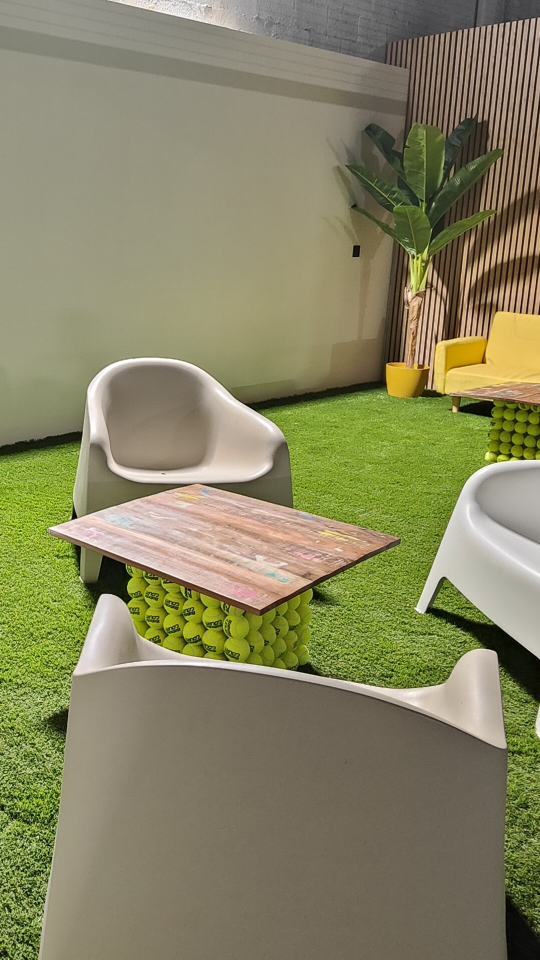
#> input picture template_story_creneaux.jpg, 1080 x 1920 px (shown at 1/2 size)
$ python add_white_circles.py
#> lines starting #> are read from the running program, lines starting #| are printed output that depends on the picture
from pathlib import Path
from PIL import Image, ImageDraw, ImageFont, ImageOps

# ==============================================================================
# CONFIGURATION ET CONSTANTES
# ==============================================================================
# Couleurs au format RGB
COLOR_WHITE = (255, 255, 255)
COLOR_BLACK = (0, 0, 0)
COLOR_GOLD = (255, 215, 0)
COLOR_GREEN = (0, 180, 0)
COLOR_RED = (220, 50, 50)
COLOR_DISABLED_BG = (200, 200, 200)

# Noms de colonnes pour les créneaux horaires
COLUMN_LABELS = ["MIDI", "APRES-MIDI", "SOIREE", "DEM. MATIN"]

# Polices de caractères prioritaires
PREFERRED_FONTS = [
    "Montserrat-Bold.ttf",
    "MontserratAlternates-Bold.ttf",
    "Montserrat-Regular.ttf",
    "MontserratAlternates-Regular.ttf",
    "Montserrat.ttf",
    "montserrat.ttf",
    "arial.ttf",
]


# ==============================================================================
# FONCTIONS UTILITAIRES
# ==============================================================================
def find_single_jpg(path: Path) -> Path:
    """Recherche l'image template source dans le dossier spécifié."""
    jpg_files = sorted(path.glob("template_story_creneaux.jpg"))
    candidate_files = [p for p in jpg_files if "_with_" not in p.stem.lower()]

    if len(candidate_files) == 1:
        return candidate_files[0]
    if len(jpg_files) == 1:
        return jpg_files[0]

    raise FileNotFoundError(f"Fichier .jpg source introuvable dans {path}")


def load_font(name: str | None, size: int, bold: bool = False) -> ImageFont.FreeTypeFont | ImageFont.ImageFont:
    """
    Charge une police Truetype par nom spécifique ou via la liste de secours.
    Retourne la police par défaut de PIL si aucune police n'est disponible.
    """
    # 1. Tentative de chargement par nom spécifique s'il est fourni
    if name:
        try:
            return ImageFont.truetype(name, size)
        except Exception:
            pass

    # 2. Recherche dans la liste de polices prioritaires
    candidates = PREFERRED_FONTS if bold else reversed(PREFERRED_FONTS)
    for font_name in candidates:
        try:
            return ImageFont.truetype(font_name, size)
        except Exception:
            continue

    # 3. Fallback sur la police PIL par défaut
    return ImageFont.load_default()


def calculate_grid_metrics(width: int, height: int, rows: int = 6, cols: int = 4) -> dict:
    """
    Calcule toutes les métriques géométriques pour la grille de créneaux.
    Permet d'éviter la redondance des formules dans les fonctions de dessin.
    """
    top_margin = height * 0.31
    bottom_margin = height * 0.08
    left_margin = width * 0.07
    right_margin = width * 0.07

    usable_width = width - left_margin - right_margin
    usable_height = (height - top_margin - bottom_margin) * 0.92

    cell_width = usable_width / cols
    cell_height = usable_height / rows

    return {
        "top_margin": top_margin,
        "left_margin": left_margin,
        "usable_height": usable_height,
        "cell_width": cell_width,
        "cell_height": cell_height,
        "size_w": cell_width * 0.88,
        "size_h": cell_height * 0.89,
        "rows": rows,
        "cols": cols,
    }


# ==============================================================================
# COMPOSANTS VISUELS (EN-TÊTE, GRILLE, PIED DE PAGE)
# ==============================================================================
def add_header_logo(image: Image.Image, logo_path: Path) -> None:
    """Superpose le logo et dessine les titres en haut de l'image (modifie l'image en place)."""
    if not logo_path.exists():
        print(f"Fichier Logo introuvable : {logo_path}")
        return

    # Redimensionnement et collage du logo
    logo = Image.open(logo_path).convert("RGBA")
    max_height = int(image.height * 0.17)
    logo = ImageOps.contain(logo, (image.width, max_height))

    x_logo = (image.width - logo.width) // 2
    y_logo = int(image.height * 0.005)
    image.paste(logo, (x_logo, y_logo), logo)

    # Configuration des textes de l'en-tête
    draw = ImageDraw.Draw(image)
    font_title = load_font("JandaManateeSolid.ttf", max(24, int(image.height * 0.036)))

    title_text = "NOS CRENEAUX DISPONIBLES"
    sub_text = "TERRAINS DOUBLES"

    # Dessin du titre principal
    bbox_title = draw.textbbox((0, 0), title_text, font=font_title)
    draw.text(
        ((image.width - (bbox_title[2] - bbox_title[0])) // 2, logo.height * 1.05),
        title_text,
        fill=COLOR_GOLD,
        font=font_title,
    )

    # Dessin du sous-titre
    bbox_sub = draw.textbbox((0, 0), sub_text, font=font_title)
    draw.text(
        ((image.width - (bbox_sub[2] - bbox_sub[0])) // 2, logo.height * 1.35),
        sub_text,
        fill=COLOR_BLACK,
        font=font_title,
    )


def draw_schedule_grid(image: Image.Image, schedule_items: list[tuple[str, str]]) -> None:
    """Dessine la grille complète : séparateurs, arrière-plans (squircles), en-têtes et textes (modifie l'image en place)."""
    draw = ImageDraw.Draw(image)
    metrics = calculate_grid_metrics(image.width, image.height)

    cols, rows = metrics["cols"], metrics["rows"]
    cell_w, cell_h = metrics["cell_width"], metrics["cell_height"]
    size_w, size_h = metrics["size_w"], metrics["size_h"]
    top_margin, left_margin = metrics["top_margin"], metrics["left_margin"]

    # 1. Dessin des lignes séparatrices verticales entre colonnes
    separator_width = max(2, int(image.width * 0.006))
    for col in range(1, cols):
        sep_x = left_margin + col * cell_w
        draw.line(
            (sep_x, top_margin, sep_x, top_margin + metrics["usable_height"]),
            fill=COLOR_GOLD,
            width=separator_width,
        )

    # 2. Dessin des cartes d'arrière-plan (squircles/rounded rectangles)
    radius = int(min(size_w, size_h) * 0.24)
    for row in range(rows):
        for col in range(cols):
            idx = col * rows + row
            status = schedule_items[idx][1] if idx < len(schedule_items) else "Disponible"
            is_available = status.lower().startswith("disponible")
            fill_color = COLOR_WHITE if is_available else COLOR_DISABLED_BG

            x_center = left_margin + (col + 0.5) * cell_w
            y_center = top_margin + (row + 0.5) * cell_h

            draw.rounded_rectangle(
                (x_center - size_w / 2, y_center - size_h / 2, x_center + size_w / 2, y_center + size_h / 2),
                radius=radius,
                fill=fill_color,
                outline=COLOR_WHITE,
            )

    # 3. Dessin des en-têtes de colonnes (MIDI, APRES-MIDI, etc.)
    font_header = load_font(None, max(12, int(cell_w * 0.14)), bold=True)
    for col, label in enumerate(COLUMN_LABELS):
        x_center = left_margin + (col + 0.5) * cell_w
        y_pos = top_margin - int(image.height * 0.02)
        bbox = draw.textbbox((0, 0), label, font=font_header)
        text_w = bbox[2] - bbox[0]
        draw.text((x_center - text_w / 2, y_pos), label, fill=COLOR_WHITE, font=font_header)

    # 4. Dessin du contenu des cellules (Horaires et Statuts/Croix)
    time_font = load_font(None, max(16, int(min(size_w, size_h) * 0.32)), bold=True)
    status_font = load_font(None, max(12, int(min(size_w, size_h) * 0.18)), bold=False)

    for idx, (time_text, status_text) in enumerate(schedule_items[: rows * cols]):
        col = idx // rows
        row = idx % rows
        x_center = left_margin + (col + 0.5) * cell_w
        y_center = top_margin + (row + 0.5) * cell_h

        # Dessin du texte de l'heure
        t_bbox = draw.textbbox((0, 0), time_text, font=time_font)
        t_w, t_h = t_bbox[2] - t_bbox[0], t_bbox[3] - t_bbox[1]
        draw.text(
            (x_center - t_w / 2, y_center - t_h / 2 - int(size_h * 0.2)),
            time_text,
            fill=COLOR_BLACK,
            font=time_font,
        )

        # Dessin du statut ("Disponible" ou Croix d'indisponibilité)
        if status_text.lower().startswith("disponible"):
            s_bbox = draw.textbbox((0, 0), status_text, font=status_font)
            s_w, s_h = s_bbox[2] - s_bbox[0], s_bbox[3] - s_bbox[1]
            draw.text(
                (x_center - s_w / 2, y_center + int(size_h * 0.2) - s_h / 2),
                status_text,
                fill=COLOR_GREEN,
                font=status_font,
            )
        else:
            cross_size = int(min(size_w, size_h) * 0.18)
            thickness = max(2, int(cross_size * 0.18))
            cx, cy = x_center, y_center + int(size_h * 0.2)

            draw.line((cx - cross_size / 2, cy - cross_size / 2, cx + cross_size / 2, cy + cross_size / 2), fill=COLOR_RED, width=thickness)
            draw.line((cx - cross_size / 2, cy + cross_size / 2, cx + cross_size / 2, cy - cross_size / 2), fill=COLOR_RED, width=thickness)


def add_footer(image: Image.Image, footer_path: Path) -> None:
    """Superpose le bandeau de bas de page et ses textes de réassurance (modifie l'image en place)."""
    if not footer_path.exists():
        print(f"Fichier Footer introuvable : {footer_path}")
        return

    # Intégration de l'image de fond du footer
    footer = Image.open(footer_path).convert("RGBA")
    footer = ImageOps.contain(footer, (int(image.width * 1.0), int(image.height * 0.16)))

    x_footer = (image.width - footer.width) // 2
    y_footer = image.height - footer.height
    image.paste(footer, (x_footer, y_footer), footer)

    # Configuration et dessin des textes d'appel à l'action
    draw = ImageDraw.Draw(image)
    main_font = load_font("JandaManateeSolid.ttf", max(20, int(image.height * 0.035)))
    sub_font = load_font(None, max(16, int(image.height * 0.02)), bold=False)

    text_main = "Réservez votre créneau en ligne !"
    text_sub = "Apple Store, Google Play ou site internet en bio !"

    # Texte principal (doré)
    bbox_m = draw.textbbox((0, 0), text_main, font=main_font)
    text_y = image.height - int(image.height * 0.081)
    draw.text(((image.width - (bbox_m[2] - bbox_m[0])) // 2, text_y), text_main, fill=COLOR_GOLD, font=main_font)

    # Texte secondaire (blanc)
    bbox_s = draw.textbbox((0, 0), text_sub, font=sub_font)
    draw.text(
        ((image.width - (bbox_s[2] - bbox_s[0])) // 2, text_y + int(image.height * 0.05)),
        text_sub,
        fill=COLOR_WHITE,
        font=sub_font,
    )


# ==============================================================================
# PIPELINE PRINCIPAL
# ==============================================================================
def main() -> None:
    folder = Path.cwd()
    image_path = find_single_jpg(folder)

    # Ouverture de l'image de base en RGBA unique pour tout le pipeline
    canvas = Image.open(image_path).convert("RGBA")

    # Données des créneaux
    schedule_items = [
        ("10h30", "Disponible"), ("11h00", "Disponible"), ("12h00", "Disponible"),
        ("12h30", "Disponible"), ("13h30", "Indisponible"), ("14h00", "Indisponible"),
        ("14h30", "Disponible"), ("15h00", "Disponible"), ("16h30", "Indisponible"),
        ("17h00", "Disponible"), ("18h00", "Disponible"), ("18h30", "Indisponible"),
        ("19h30", "Indisponible"), ("20h00", "Indisponible"), ("21h00", "Disponible"),
        ("21h30", "Disponible"), ("22h30", "Disponible"), ("23h00", "Indisponible"),
        ("06h00", "Disponible"), ("06h30", "Disponible"), ("07h30", "Indisponible"),
        ("08h00", "Disponible"), ("09h00", "Disponible"), ("09h30", "Disponible"),
    ]

    # Application séquentielle des éléments
    draw_schedule_grid(canvas, schedule_items)
#> the loop in draw_schedule_grid, `for col, label in enumerate(COLUMN_LABELS):` made 4 passes
#> (bbox, text_w) on passes 1 to 4: ((0, 7, 71, 30), 71), ((0, 7, 187, 30), 187), ((0, 7, 118, 30), 118), ((0, 7, 193, 30), 193)
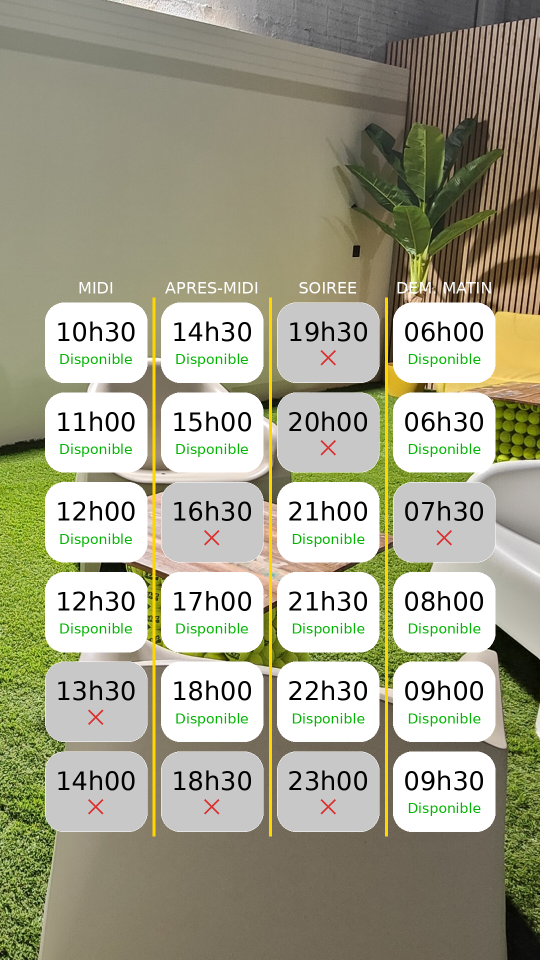
#> canvas: PIL image 1080x1920 RGBA (shown at 1/2 size); mean R, G, B, A 164.6, 163.4, 141.5, 255
    add_footer(canvas, folder / "Footer.png")
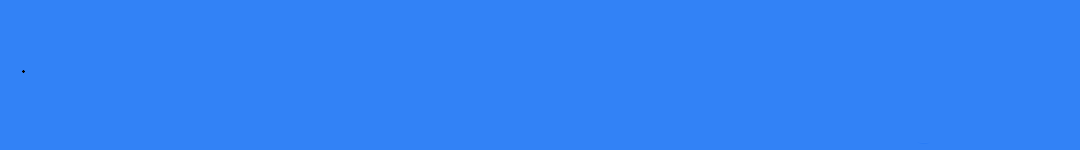
#> input picture Footer.png, 1080 x 150 px
#> in add_footer, footer is the input picture: PIL image 1080x150 RGBA; mean R, G, B, A 50, 130, 246, 255
#> in add_footer, `image.paste(footer, (x_footer, y_footer), footer)`:
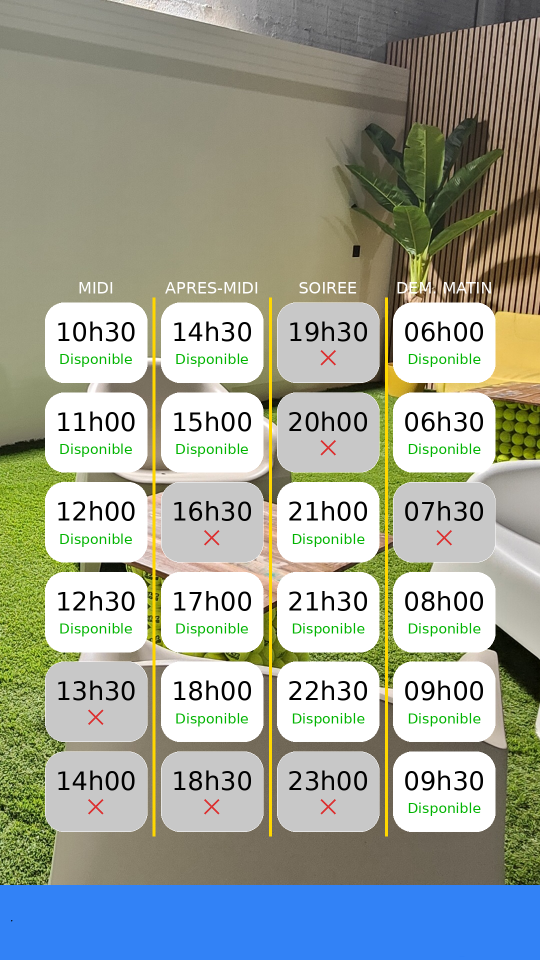
#> image: PIL image 1080x1920 RGBA (shown at 1/2 size); mean R, G, B, A 159.6, 165.1, 154, 255
#> in add_footer, `bbox_m = draw.textbbox((0, 0), text_main, font=main_font)`: bbox_m = (0, 9, 1131, 77)
#> in add_footer, `bbox_s = draw.textbbox((0, 0), text_sub, font=sub_font)`: bbox_s = (0, 7, 930, 44)
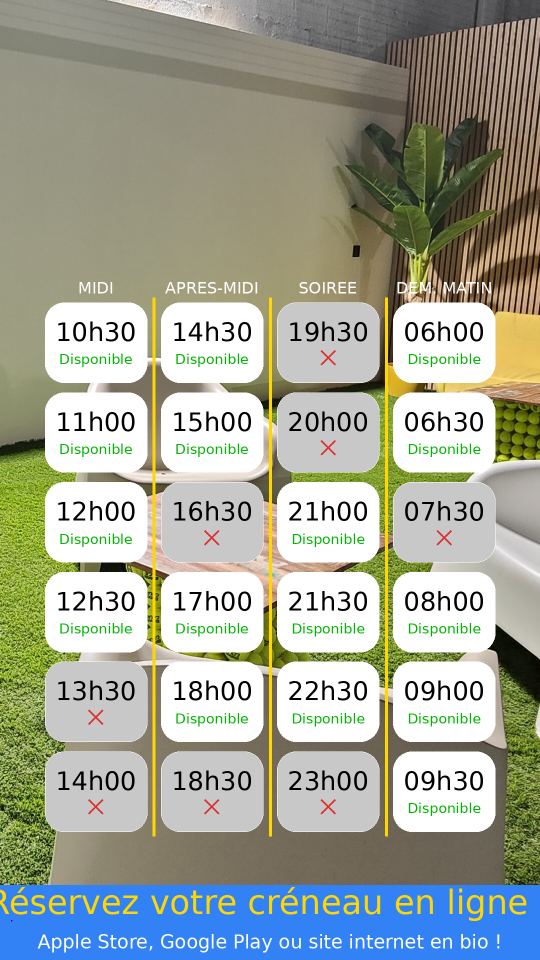
#> canvas: PIL image 1080x1920 RGBA (shown at 1/2 size); mean R, G, B, A 161.6, 166.1, 152.4, 255
    add_header_logo(canvas, folder / "LogoBananaPadel.png")

    # Conversion finale en RGB pour le format JPG et sauvegarde
    final_image = canvas.convert("RGB")
    output_path = image_path.with_name(f"{image_path.stem}_with_squircles_and_footer_and_logo.jpg")
    final_image.save(output_path, quality=95)
    print(f"Image enregistrée avec succès : {output_path}")


if __name__ == "__main__":
    main()
